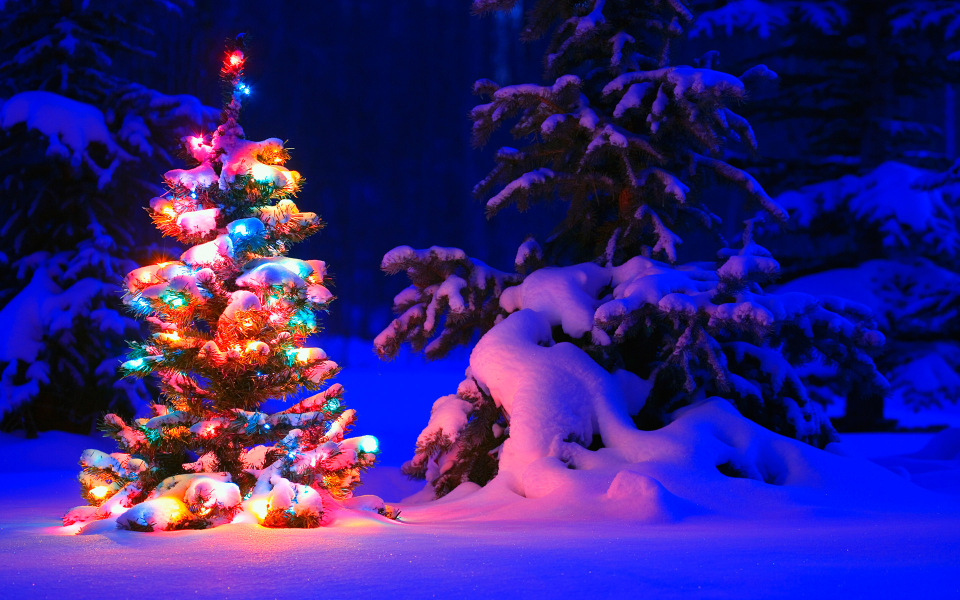
#> input picture backgrounds/background1.jpeg, 1920 x 1200 px (shown at 1/2 size)
$ python app.py
#> lines starting #> are read from the running program, lines starting #| are printed output that depends on the picture
import numpy as np
import cv2

print('Using OpenCV ' + cv2.__version__)

face_cascade = cv2.CascadeClassifier('models/haarcascade_frontalface_default.xml')
eye_cascade = cv2.CascadeClassifier('models/haarcascade_eye.xml')

cap = cv2.VideoCapture(0)

INIT_TIME = 100
FRAME_WIDTH = 800
FRAME_HEIGHT = 600

cap.set(cv2.CAP_PROP_FRAME_WIDTH, FRAME_WIDTH);
cap.set(cv2.CAP_PROP_FRAME_HEIGHT, FRAME_HEIGHT);

timer = 0;
state = 0

#cv2.namedWindow("IMG", cv2.WND_PROP_FULLSCREEN)
#cv2.setWindowProperty("IMG", cv2.WND_PROP_FULLSCREEN, cv2.WINDOW_FULLSCREEN)

kernel = cv2.getStructuringElement(cv2.MORPH_ELLIPSE, (3, 3))
fgbg = cv2.createBackgroundSubtractorMOG2(history = INIT_TIME, varThreshold = 12, detectShadows = False)

background1 = cv2.imread('backgrounds/background1.jpeg')
#> background1 is the input picture: shape (1200, 1920, 3); mean B, G, R 124.7, 34.2, 52.1
background1 = cv2.resize(background1, (FRAME_WIDTH, FRAME_HEIGHT))
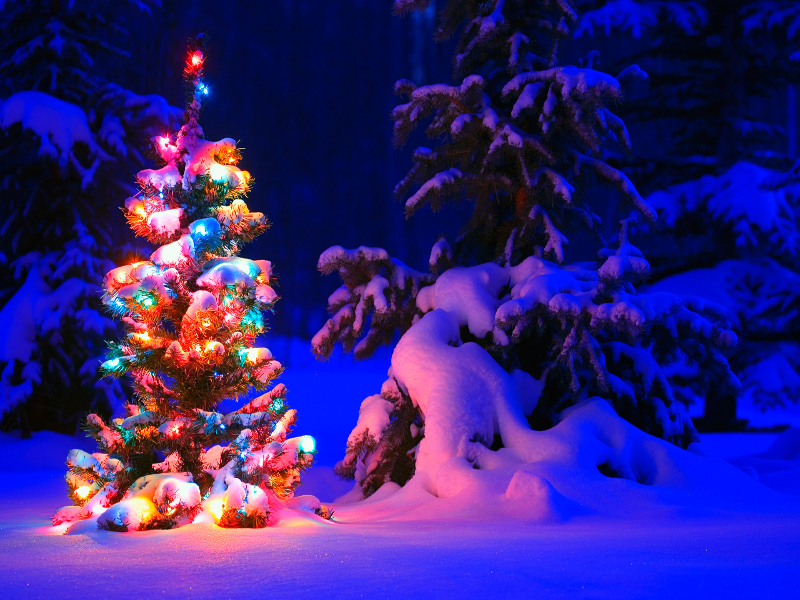
#> background1: shape (600, 800, 3); mean B, G, R 124.7, 34.2, 52.1

while(True):
    # Capture frame-by-frame
    ret, frame = cap.read()
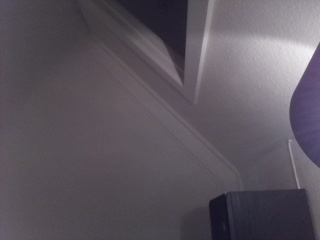
#> input picture test.jpeg, 320 x 240 px, given in place of the camera
#> frame is the input picture: shape (240, 320, 3); mean B, G, R 94.6, 85.9, 92.6
    frame = cv2.resize(frame, (FRAME_WIDTH, FRAME_HEIGHT), 0, 0, cv2.INTER_CUBIC);
#> frame: shape (600, 800, 3)

    gray = cv2.cvtColor(frame, cv2.COLOR_BGR2GRAY)
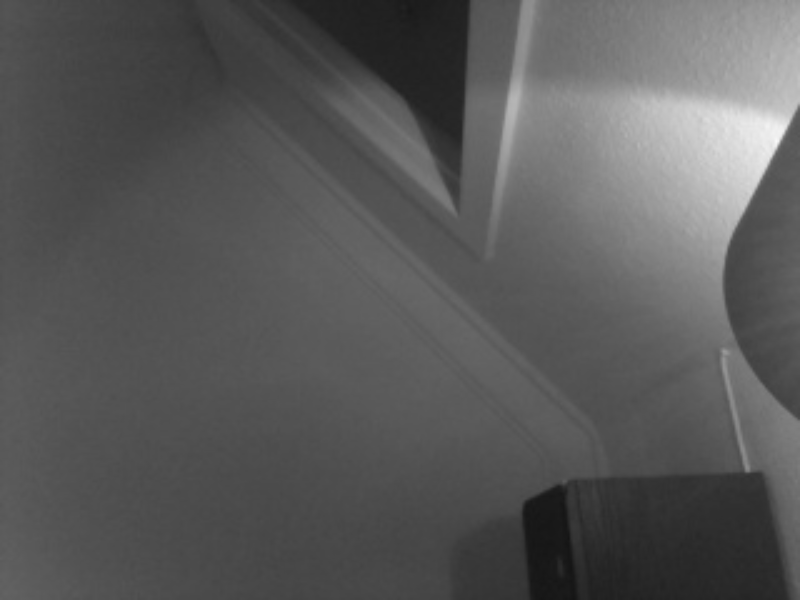
#> gray: shape (600, 800); min 20, max 249, mean 88.8

    fgmask = fgbg.apply(frame, learningRate = 0.001 if state > 0 else -1)
#> fgmask: shape (600, 800); every value is 255
    #_, fgmask = cv2.threshold(fgmask, 127, 255, cv2.THRESH_BINARY)
    fgmask = cv2.morphologyEx(fgmask, cv2.MORPH_CLOSE, kernel)
    # Find countours

    im_floodfill = fgmask.copy()
    mask = np.zeros((FRAME_HEIGHT + 2, FRAME_WIDTH + 2), np.uint8)
    cv2.floodFill(im_floodfill, mask, (0, 0), 255);
    cv2.floodFill(im_floodfill, mask, (0, FRAME_HEIGHT - 2), 255);
    im_floodfill_inv = cv2.bitwise_not(im_floodfill)
#> im_floodfill_inv: shape (600, 800); every value is 0
    fgmask = fgmask | im_floodfill_inv

    bgmask = cv2.bitwise_not(fgmask)

    # Background training
    if state == 0:
        cv2.putText(
        	img = fgmask,
        	text = 'Training Segmentation Algorithm (' + str(int(100.0*timer/INIT_TIME)) + ' %)',
        	org =  (0, FRAME_HEIGHT - 5),
        	fontFace = cv2.FONT_HERSHEY_DUPLEX,
        	fontScale = .7,
        	color = (255,255,255),
        	thickness = 1)

        if timer >= INIT_TIME:
        	state = 1

        # Display the resulting frame
        cv2.imshow('IMG', fgmask)

    # Capture
    if state == 1:

        m = cv2.moments(fgmask)
        center = (int(m['m10']/m['m00']), int(m['m01']/m['m00']))
        print(center)
        center = (10, 10)
        #frame = cv2.seamlessClone(frame, background1, fgmask, center, cv2.MIXED_CLONE)
        #frame = cv2.bitwise_and(frame, frame, mask=fgmask)
        #frame = cv2.bitwise_and(background1, background1, mask=bgmask)
        frame = cv2.bitwise_and(background1, background1, mask=bgmask) + cv2.bitwise_and(frame, frame, mask=fgmask)

        faces = face_cascade.detectMultiScale(gray, 1.3, 5)
        for (x,y,w,h) in faces:
           cv2.rectangle(frame,(x,y),(x+w,y+h),(255,0,0),2)
           # [10 lines of commented-out code are left out]
        cv2.imshow('IMG', frame)

    key = cv2.waitKey(1) & 0xFF
#> (key q is pressed here)
    if key == ord('i'):
    	timer = 0
    	state = 0
    elif key == ord('q'):
        break

    timer = timer + 1

# When everything done, release the capture
cap.release()
cv2.destroyAllWindows()
